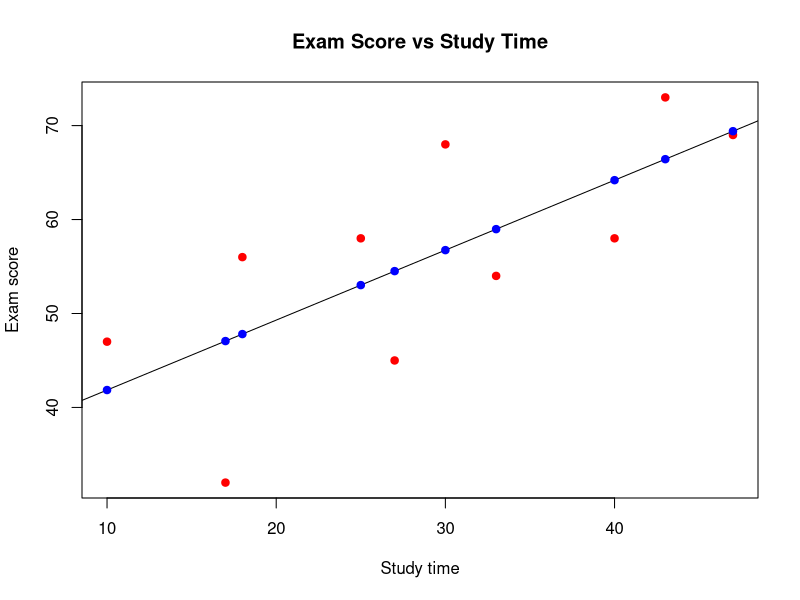
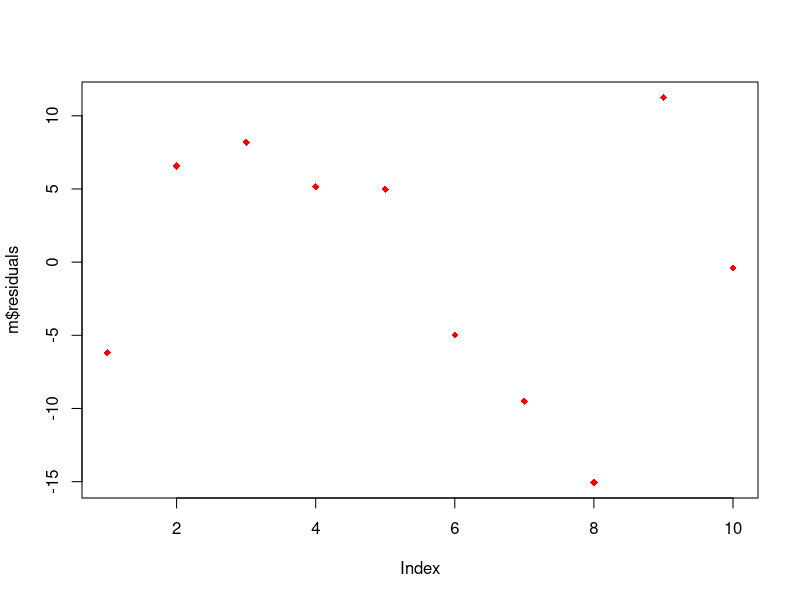
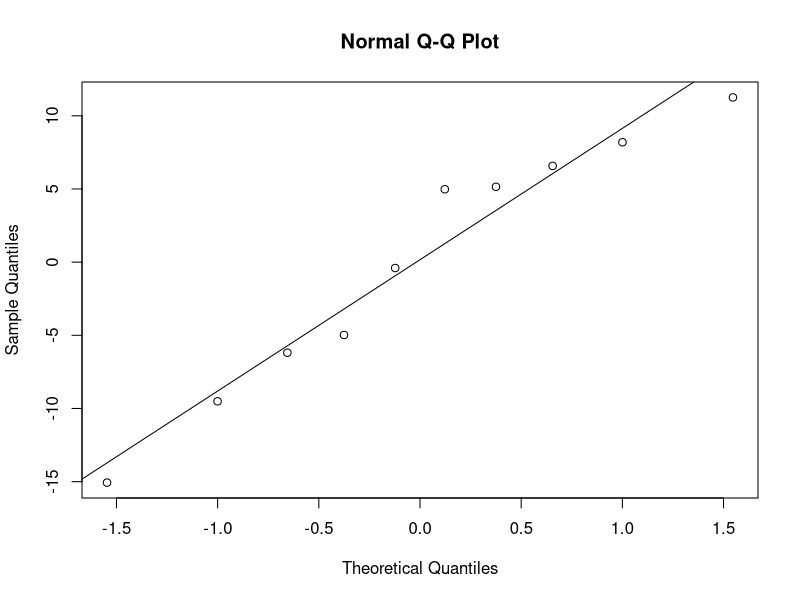
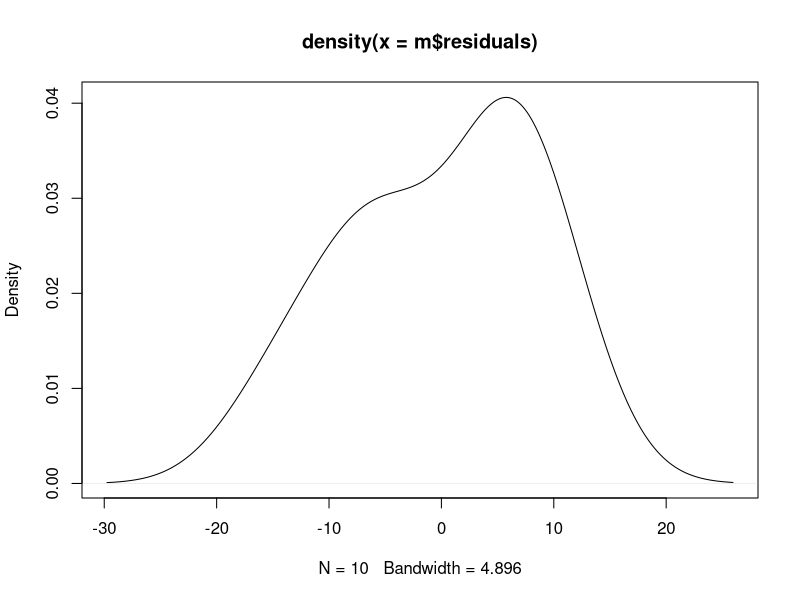
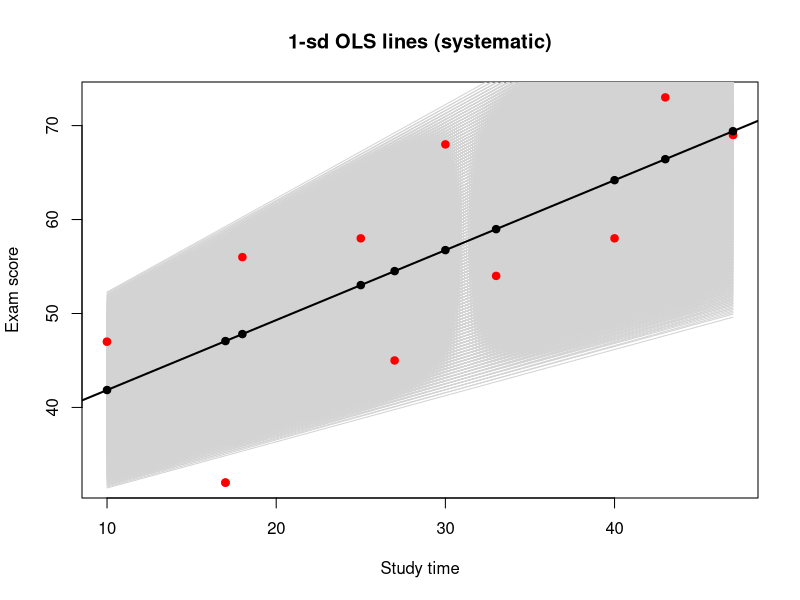
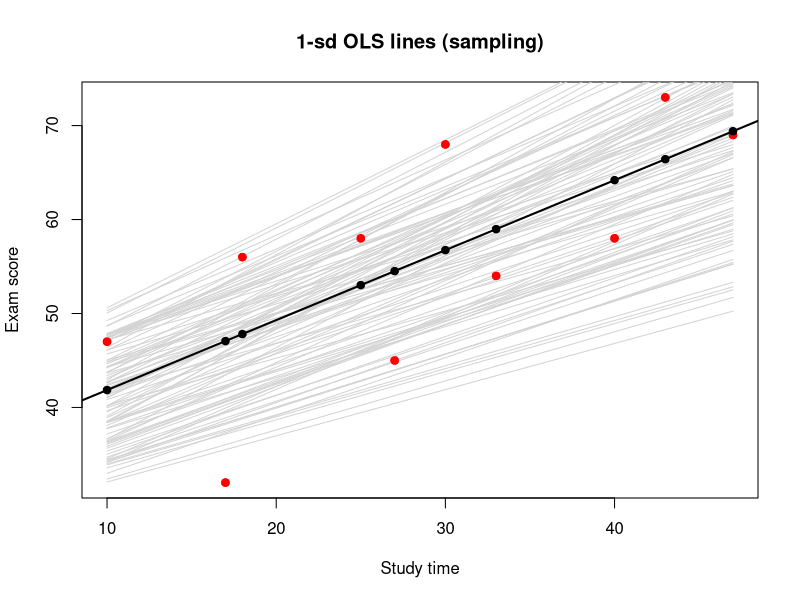

Write the R code that produced these figures, in order.
## ---- chunk 1
rm(list = ls())
studytimedata = data.frame(study.time=c(40,43,18,10,25,33,27,17,30,47), exam.score=c(58,73,56,47,58,54,45,32,68,69))
plot(studytimedata[, 1:2], col="red", pch=19, xlab="Study time", ylab="Exam score", main="Exam Score vs Study Time")

my.line = function(x, beta_0, beta_1) {
  beta_0 + beta_1*x
}

xvals = min(studytimedata$study.time):max(studytimedata$study.time)
#lines(xvals, my.line(xvals, 25, 1.1), col="blue")
#lines(xvals, my.line(xvals, 23, 1.2), col="yellowgreen")
#lines(xvals, my.line(xvals, 24, 1.05), col="green")
#lines(xvals, my.line(xvals, 27, 1.003), col="turquoise1")

m = lm(exam.score ~ study.time, data=studytimedata)
summary(m)
abline(m, col="black")

# Fitted values
m$fitted.values
fitted(m)
predict(m)
points(studytimedata$study, fitted(m), pch=19, col="blue")

# Residuals
m$residuals
plot(m$residuals, col="red", pch=18)
quantile(m$residuals)
qqnorm(m$residuals)
qqline(m$residuals)
plot(density(m$residuals))

# Standard errors of coefficients
summary(m)

n = length(studytimedata$study.time)
# degrees of freedom: number of data points minus 2
df = n - 2

s_1 = sqrt(sum(m$residuals**2) / sum((studytimedata$study.time -
mean(studytimedata$study.time))**2))
se_1 = s_1 / sqrt(df)
se_1

s = sqrt(sum(m$residuals**2)/df)
se_0 = s*sqrt(sum(studytimedata$study.time^2)/(n*sum(studytimedata$study.time^2) - (sum(studytimedata$study.time))^2))
se_0

t.value_0 = (m$coefficients[1] - 0)/se_0
t.value_0

t.value_2 = (m$coefficients[2] - 0)/se_1
t.value_2

beta_0 = m$coefficients[1]
beta_1 = m$coefficients[2]
plot(studytimedata[, 1:2], col="red", pch=19, xlab="Study time", ylab="Exam score", main="1-sd OLS lines (systematic)")

for (b_0 in seq(beta_0-se_0, beta_0+se_0, length.out=50)) {
  for (b_1 in seq(beta_1-se_1, beta_1+se_1, length.out=50)) {
    lines(xvals, my.line(xvals, b_0, b_1), col="lightgray")
  
  }
  
}
points(studytimedata[, 1:2], col="red", pch=19)
abline(m, col="black", lwd=2)
points(studytimedata$study.time, m$fitted.values, col="black", pch=19)

#
plot(studytimedata[, 1:2], col="red", pch=19, xlab="Study time", ylab="Exam score", main="1-sd OLS lines (sampling)")
for (i in 1:100) {
  b_0=sample(seq(beta_0-se_0, beta_0+se_0, length.out=50), 1)
  b_1=sample(seq(beta_1-se_1, beta_1+se_1, length.out=50), 1)
  lines(xvals, my.line(xvals, b_0, b_1), col="lightgrey")
}
points(studytimedata[, 1:2], col="red", pch=19)
abline(m, col="black", lwd=2)
points(studytimedata$study.time, m$fitted.values, col="black", pch=19)

